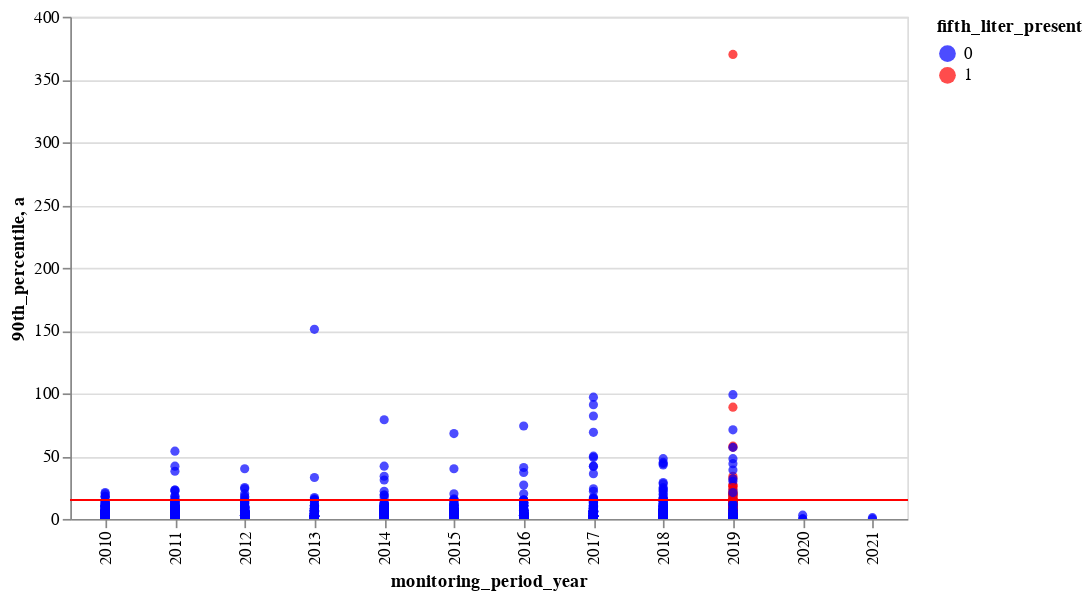

Notebook code for this chart:
### Markdown cell above
## 90th-Percentile Lead Levels

Data on lead testing from 2010 to 2019 in MI shows that the addition of a 5th liter increases the amount of lead that utilities detect in the system. 

We analyzed this in a few ways. The graph below shows the spread of all 90th-percentile values in the dataset. The year is the last year of the monitoring period, which is why some are in 2020 and 2021. 

It appears that systems with a fifth liter have a higher 90th-percentile value.

### Code cell
base = alt.Chart(width=500).mark_circle().encode(
    x=alt.X('monitoring_period_year:O'),
    y=alt.Y('90th_percentile'),
    color=alt.Color('fifth_liter_present:O', scale=alt.Scale(domain=[0,1], range=['blue', 'red']))
)

horiline = alt.Chart().mark_rule(color='red').encode(
    y='a:Q'
)

alt.layer(
    base, horiline,
    data=lead_tests_all_years
).transform_calculate(
    a='15'
).interactive()

### Figure 1 — Vega-Lite specification as saved in the notebook (floating-point values rounded to 4 significant figures; data arrays with more than 128 entries replaced by an {"elided": "..."} marker saying what was removed)
{"config": {"view": {"continuousWidth": 400, "continuousHeight": 300}}, "layer": [{"mark": "circle", "encoding": {"color": {"type": "ordinal", "field": "fifth_liter_present", "scale": {"domain": [0, 1], "range": ["blue", "red"]}}, "x": {"type": "ordinal", "field": "monitoring_period_year"}, "y": {"type": "quantitative", "field": "90th_percentile"}}, "selection": {"selector001": {"type": "interval", "bind": "scales", "encodings": ["x", "y"]}}, "width": 500}, {"mark": {"type": "rule", "color": "red"}, "encoding": {"y": {"type": "quantitative", "field": "a"}}}], "data": {"name": "data-cea1046dbc59a97c787bdf42dda1b5e2"}, "transform": [{"calculate": "15", "as": "a"}], "$schema": "https://vega.github.io/schema/vega-lite/v4.8.1.json", "datasets": {"data-cea1046dbc59a97c787bdf42dda1b5e2": {"elided": "5215 records"}}}
